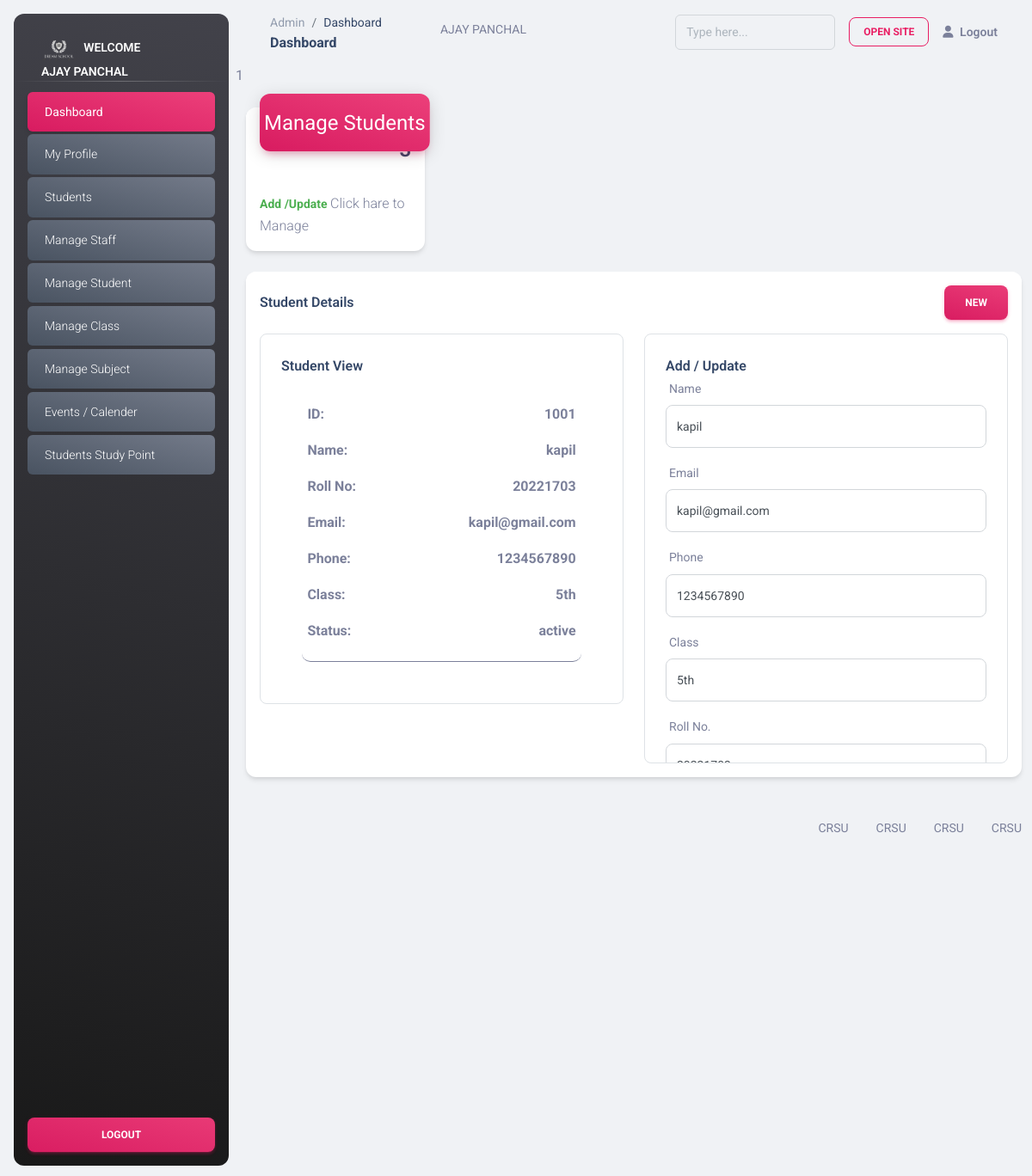
The app's page /admin/managestudent.php?stid=1001 (signed in) with its own data.
### tables this page shows
CREATE TABLE `student` (
  `student_id` int(11) NOT NULL,
  `student_roll_no` int(11) NOT NULL,
  `class_id` int(11) DEFAULT NULL,
  `student_name` varchar(255) DEFAULT NULL,
  `student_email` varchar(255) DEFAULT NULL,
  `student_phone` varchar(13) DEFAULT NULL,
  `student_psw` varchar(255) DEFAULT NULL,
  `insert_by` int(11) NOT NULL,
  `insert_at` int(11) NOT NULL,
  `update_by` int(11) NOT NULL,
  `update_at` int(11) NOT NULL,
  `status` enum('active','in-active') NOT NULL
);

CREATE TABLE `classes` (
  `id` int(11) NOT NULL,
  `class_name` varchar(255) DEFAULT NULL,
  `incharge_id` int(11) DEFAULT NULL,
  `insert_by` int(11) DEFAULT NULL,
  `update_by` timestamp NULL DEFAULT current_timestamp(),
  `insert_at` timestamp NULL DEFAULT current_timestamp(),
  `update_at` int(11) DEFAULT NULL
);

### admin/managestudent.php (the view, shortened to what this page needs)
<?php
include "header.php";
$student_name = $student_id = $student_roll_no = $student_email = $student_phone = $class_id = $class_name = $status = "";
if (isset($_GET['stid'])) {
  $stid = $_GET['stid'];
  $sql = "SELECT * from student where student_id=$stid";
  $res = mysqli_query($conn, $sql);
  if (mysqli_num_rows($res) > 0) {
    $row = mysqli_fetch_assoc($res);
    $student_name = $row['student_name'];
    $student_id = $row['student_id'];
    $student_roll_no = $row['student_roll_no'];
    $student_email = $row['student_email'];
    $student_phone = $row['student_phone'];
    $class_id = $row['class_id'];
    $status = $row['status'];
    $cls_sql = "SELECT * from classes where id=$class_id";
    $cls_sql = mysqli_query($conn, $cls_sql);
    $cls_row = mysqli_fetch_assoc($cls_sql);
    $class_name = $cls_row['class_name'];
  }
}
?>
<main class="main-content position-relative max-height-vh-100 h-100 border-radius-lg ">
  <?= include("navBar.php") ?>
  <div class="container-fluid py-4">
    <div class="row">
      <div class="col-xl-3 col-sm-6 mb-xl-0 mb-4">
        <div class="card">
          <div class="card-header p-3 pt-2">
            <div
              class="icon icon-lg icon-shape bg-gradient-primary shadow-primary text-center border-radius-xl mt-n4 position-absolute">
              <i class="material-icons opacity-10">Manage Students</i>
            </div>
            <div class="text-end pt-1">
              <?php
              $sql = "SELECT student_id FROM student ";
              $sql = mysqli_query($conn, $sql);
              $total_std_row = mysqli_num_rows($sql);
              ?>
              <p class="text-sm mb-0 text-capitalize">Total Students</p>
              <h4 class="mb-0"><?= $total_std_row ?></h4>
            </div>
          </div>
          <hr class="primary horizontal my-0">
          <div class="card-footer p-3">
            <p class="mb-0"><span class="text-success text-sm font-weight-bolder">Add /Update </span>Click hare to
              Manage</p>
          </div>
        </div>
      </div>
    </div>
    <div class="col-md-12 mb-lg-0 mb-4">
      <div class="card mt-4">
        <div class="card-header pb-0 p-3">
          <div class="row">
            <div class="col-6 d-flex align-items-center">
              <h6 class="mb-0">Student Details</h6>
            </div>
            <div class="col-6 text-end">
              <?php
                 if (isset($stid)) {
                 ?>
              <a class="btn bg-gradient-primary mb-0" href="managestudent.php">New</a>
              <?php
                 } else {
                    ?>
              <a class="btn bg-gradient-primary mb-0" href="students.php"><i class="material-icons text-sm"></i>Choose
                For Update</a>
              <?php
                 }
                  ?>
            </div>
          </div>
        </div>
        <div class="card-body p-3">
          <div class="row">
            <div class="col-md-6 mb-md-0 mb-4">
              <div class="card card-body border card-plain border-radius-lg  ">
                <h6 class="mb-0">Student View</h6>
                <div class="card card-body   card-plain border-radius-lg  "
                  style="overflow-y: scroll;min-height: 300px; max-height: 500px;">
                  <div class="col-md-12 mb-md-0 mb-4 event-item">
                    <p><b>ID: </b><b style="float:right"><?= $student_id ?></b></p>
                    <p><b>Name: </b><b style="float:right"><?= $student_name ?></b></p>
                    <p><b>Roll No: </b><b style="float:right"><?= $student_roll_no ?></b></p>
                    <p><b>Email: </b><b style="float:right"><?= $student_email ?></b></p>
                    <p><b>Phone: </b><b style="float:right"><?= $student_phone ?></b></p>
                    <p><b>Class: </b> <b style="float:right"><?= $class_name ?></b></p>
                    <p><b>Status: </b><b style="float:right"><?= $status ?></b></p>
                  </div>
                </div>
              </div>
            </div>
            <div class="col-md-6 mb-md-0 mb-4">
              <div class="card card-body border card-plain border-radius-lg  "
                style="overflow-y: scroll;min-height: 300px; max-height: 500px;">
                <h6 class="mb-0">Add / Update </h6>
                <form method="post">
                  <div class="mb-3">
                    <label class="form-label">Name</label>
                    <input type="text" name="student_name" class="form-control form-control-lg"
                      value="<?= $student_name ?>" placeholder="  Name">
                  </div>
                  <div class="mb-3">
                    <label class="form-label">Email</label>
                    <input type="email" name="student_email" class="form-control form-control-lg"
                      value="<?= $student_email ?>" placeholder="  Email">
                  </div>
                  <div class="mb-3">
                    <label class="form-label">Phone</label>
                    <input type="number" name="student_phone" class="form-control form-control-lg"
                      value="<?= $student_phone ?>" placeholder="  Phone">
                  </div>
                  <div class="mb-3">
                    <label class="form-label">Class</label>
                    <select name="class_id" class="form-control form-control-lg">
                      <?php
                            $sql = "SELECT * FROM `classes`";
                            $sql = mysqli_query($conn, $sql);
                            while ($row = mysqli_fetch_assoc($sql)) {
                            ?>
                      <option value="<?= $row['id'] ?>" <?php if ($row['id'] == $class_id)
                                echo "selected  " ?>>
                        <?= $row['class_name'] ?></option>
                      <?php } ?>
                    </select>
                  </div>
                  <div class="mb-3">
                    <label class="form-label">Roll No.</label>
                    <input type="number" name="student_roll_no" class="form-control form-control-lg"
                      value="<?= $student_roll_no ?>" placeholder="  Roll No.">
                  </div>
                </form>
              </div>
            </div>
          </div>
        </div>
      </div>
    </div>
  </div>
</main>
<?php include "footer.php" ?>

### assets/css/nucleo-svg.css (style rules this page uses)
.icon { display: inline-block; color: #111111; height: 1em; width: 1em; }
.icon-lg { height: 1.6em; width: 1.6em; }
.icon { fill: currentColor; stroke: none; }

### records on screen
student: student_id "1001", student_name "kapil", student_roll_no "20221703", student_email "kapil@gmail.com", student_phone "1234567890", status "active", class_id "5th"
classes: class_name "5th"

### other values on screen
$_SESSION['admin_name'] "AJAY PANCHAL"
include("navBar.php") "1"
$total_std_row "3"
